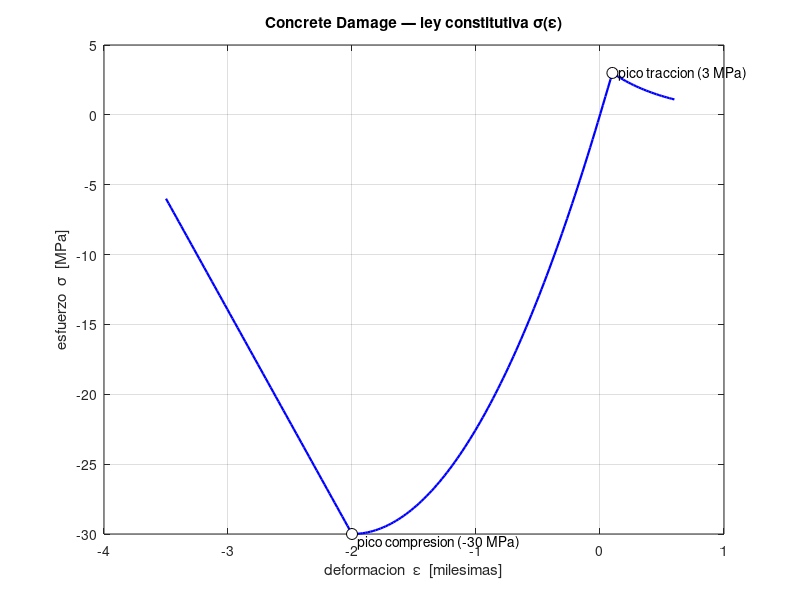
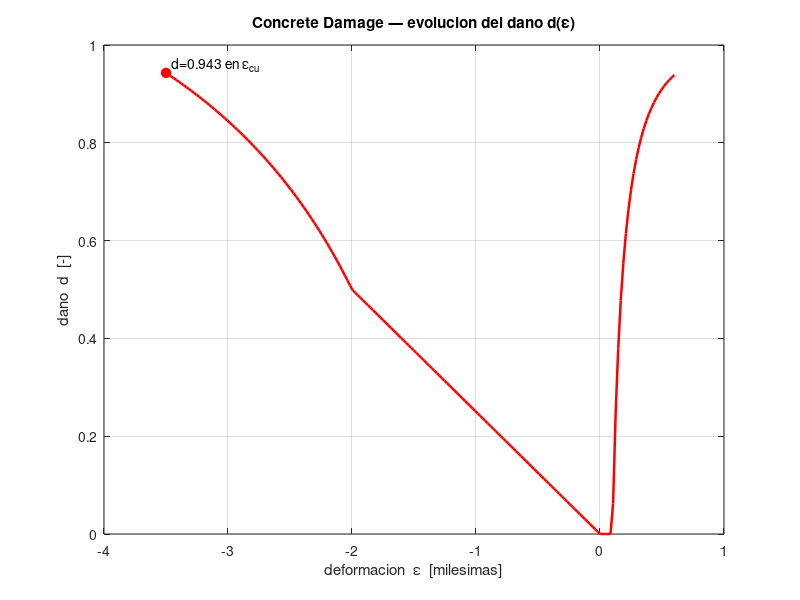

The MATLAB source for these figures, in order:
%% Concrete Damage — modelo uniaxial de elasticidad danada (CDP escalar)
% -------------------------------------------------------------------------
% Ley constitutiva del concreto con dano escalar d(e) en [0,1]:
%
%       sigma(e) = (1 - d(e)) * E * e
%
% El dano d crece cuando el material se ablanda (softening), tanto en
% traccion (fisuracion) como en compresion (aplastamiento).
%
% Convencion: e > 0 = traccion, e < 0 = compresion.
%
% Propiedades del concreto:
%   E    = 30000 MPa    modulo elastico
%   fc   = 30 MPa       resistencia a compresion    (ec0 = 0.0020, ecu = 0.0035)
%   ft   = 3  MPa       resistencia a traccion      (et0 = ft/E = 0.0001)
%   etf  = 0.0005       parametro de softening en traccion
%   Z    = (1-0.2)/(ecu-ec0) = 533.33  pendiente descendente en compresion
%
% Ley sigma(e):
%   Traccion (e >= 0):
%       e <= et0 : sigma = E*e                        (elastico)
%       e >  et0 : sigma = ft*exp(-(e-et0)/etf)       (softening exponencial)
%   Compresion (e < 0), con x = -e (magnitud):
%       x <= ec0 : sigma = -fc*(2*(x/ec0) - (x/ec0)^2)      (parabola Hognestad)
%       x >  ec0 : sigma = -fc*max(0.2, 1 - Z*(x-ec0))      (residual 0.2*fc)
%
% Dano escalar:  d(e) = clamp(1 - sigma/(E*e), 0, 1),  d(0) = 0
%
% Puntos pico (validados):
%   pico traccion   : e=+0.0001  sigma=+3   MPa  d=0.000
%   pico compresion : e=-0.0020  sigma=-30  MPa  d=0.500
%   ecu (residual)  : e=-0.0035  sigma=-6   MPa  d=0.943
% -------------------------------------------------------------------------
clear; clc; close all;

%% Propiedades del material
E   = 30000;    % MPa
fc  = 30;       % MPa
ft  = 3;        % MPa
ec0 = 0.0020;   % deformacion pico en compresion
ecu = 0.0035;   % deformacion ultima en compresion
et0 = ft/E;     % = 0.0001, deformacion pico en traccion
etf = 0.0005;   % softening en traccion
Z   = (1 - 0.2)/(ecu - ec0);   % = 533.33

fprintf('=== Concrete Damage — elasticidad danada (CDP escalar) ===\n\n');
fprintf('E = %.0f MPa, fc = %.0f MPa, ft = %.0f MPa\n', E, fc, ft);
fprintf('ec0 = %.4f, ecu = %.4f, et0 = %.4f, etf = %.4f, Z = %.2f\n\n', ...
        ec0, ecu, et0, etf, Z);

%% Barrido de deformacion e con un LOOP (200 puntos, de -0.0035 a +0.0006)
N   = 200;
e   = linspace(-0.0035, 0.0006, N);
sig = zeros(1, N);      % sigma(e)  [MPa]
d   = zeros(1, N);      % dano d(e) [-]

for i = 1:N
    ei = e(i);
    if ei >= 0
        % --- Traccion ---
        if ei <= et0
            s = E*ei;                          % elastico
        else
            s = ft*exp(-(ei - et0)/etf);       % softening exponencial
        end
    else
        % --- Compresion --- (x = magnitud)
        x = -ei;
        if x <= ec0
            r = x/ec0;
            s = -fc*(2*r - r^2);               % parabola ascendente
        else
            s = -fc*max(0.2, 1 - Z*(x - ec0)); % rama descendente + residual
        end
    end
    sig(i) = s;

    % Dano escalar d = 1 - sigma/(E*e), con d(0)=0
    if ei == 0
        di = 0;
    else
        di = 1 - s/(E*ei);
    end
    d(i) = min(max(di, 0), 1);   % clamp a [0,1]
end

%% Verificacion de los valores pico (deben coincidir con la tabla)
fprintf('=== Valores de referencia ===\n');
fprintf('   e         sigma(MPa)    d\n');
chk = [0.0001; 0.0003; 0.0010; -0.0010; -0.0020; -0.0030; -0.0035];
for k = 1:numel(chk)
    ek = chk(k);
    if ek >= 0
        if ek <= et0, sk = E*ek; else, sk = ft*exp(-(ek-et0)/etf); end
    else
        xk = -ek;
        if xk <= ec0, rk = xk/ec0; sk = -fc*(2*rk - rk^2);
        else, sk = -fc*max(0.2, 1 - Z*(xk-ec0)); end
    end
    if ek == 0, dk = 0; else, dk = min(max(1 - sk/(E*ek),0),1); end
    fprintf('  %+8.5f   %8.3f   %5.3f\n', ek, sk, dk);
end
fprintf('\n');

%% Grafica 1 — Curva constitutiva sigma vs e
figure;
plot(e*1000, sig, 'b-', 'LineWidth', 1.6); hold on;
grid on;
xlabel('deformacion  \epsilon  [milesimas]');
ylabel('esfuerzo  \sigma  [MPa]');
title('Concrete Damage — ley constitutiva \sigma(\epsilon)');
% marcar picos
plot(-0.0020*1000, -30, 'ko', 'MarkerFaceColor', 'w', 'MarkerSize', 8);
plot( 0.0001*1000,   3, 'ko', 'MarkerFaceColor', 'w', 'MarkerSize', 8);
text(-2.0, -30, '  pico compresion (-30 MPa)', 'VerticalAlignment', 'top');
text( 0.1,   3, '  pico traccion (3 MPa)');

%% Grafica 2 — Evolucion del dano d vs e
figure;
plot(e*1000, d, 'r-', 'LineWidth', 1.8); hold on;
grid on;
xlabel('deformacion  \epsilon  [milesimas]');
ylabel('dano  d  [-]');
title('Concrete Damage — evolucion del dano d(\epsilon)');
% marcar dano en ecu
plot(-0.0035*1000, 0.943, 'ro', 'MarkerFaceColor', 'r', 'MarkerSize', 7);
text(-3.5, 0.943, '  d=0.943 en \epsilon_{cu}', 'VerticalAlignment', 'bottom');

fprintf('Listo — 2 graficas: sigma(e) y d(e).\n');
